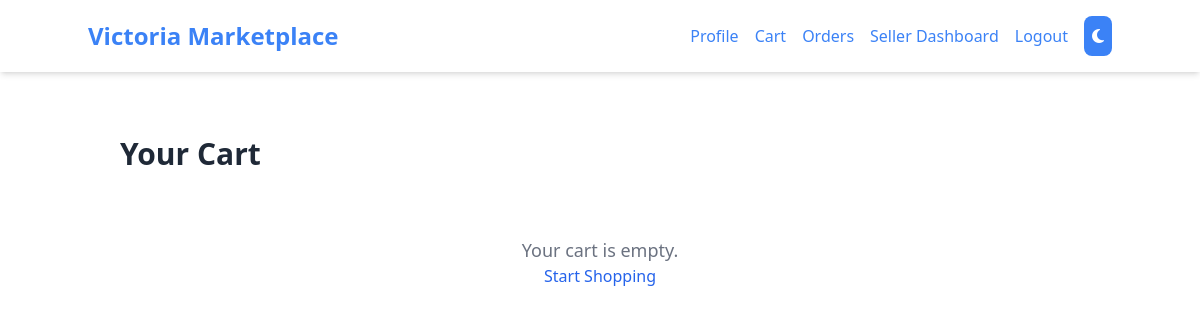
/cart/ (signed in), run on an earlier commit of the app's database.
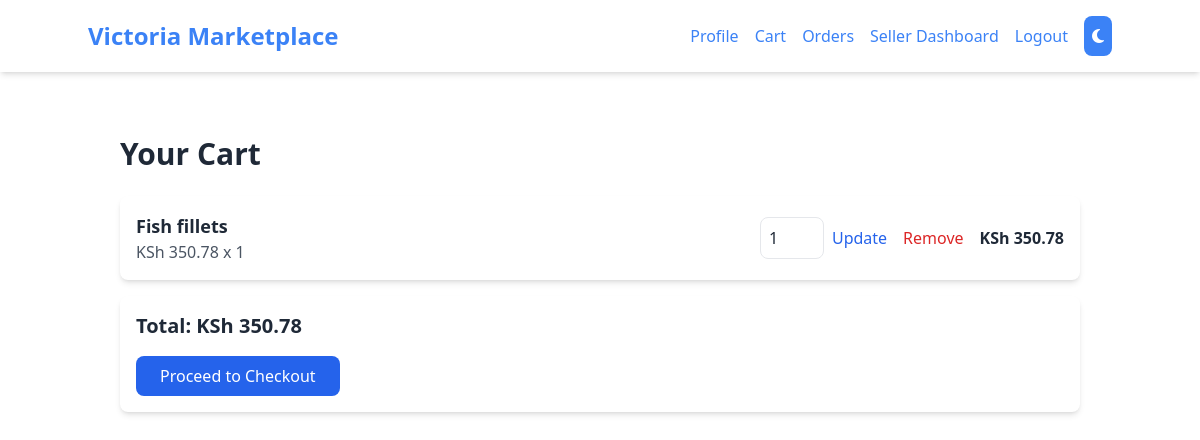
And on a later commit of the database.
### marketplace/models.py (models this page shows, shortened)
class CartItem(models.Model):
    cart = models.ForeignKey(Cart, on_delete=models.CASCADE, related_name='items', null=True)
    product = models.ForeignKey(Product, on_delete=models.CASCADE)
    quantity = models.PositiveIntegerField(default=1)

class Product(models.Model):
    name = models.CharField(max_length=200)
    description = models.TextField(blank=True)
    price = models.DecimalField(max_digits=10, decimal_places=2)
    category = models.ForeignKey(Category, on_delete=models.SET_NULL, null=True, blank=True)
    seller = models.ForeignKey(User, on_delete=models.CASCADE, related_name='products')
    image = models.ImageField(upload_to='products/', null=True, blank=True)
    created_at = models.DateTimeField(auto_now_add=True)
    rating = models.DecimalField(max_digits=3, decimal_places=1, default=0.0)

### marketplace/views.py (the view, shortened to what this page needs)
# urls.py: path('cart/', views.cart, name='cart'),
@login_required
def cart(request):
    cart = Cart.objects.filter(user=request.user).first()
    cart_items = CartItem.objects.filter(cart=cart) if cart else []
    cart_items_with_subtotal = [
        {'item': item, 'subtotal': item.product.price * item.quantity}
        for item in cart_items
    ]
    cart_total = sum(item['subtotal'] for item in cart_items_with_subtotal) if cart_items else 0
    return render(request, 'marketplace/cart.html', {
        'cart_items_with_subtotal': cart_items_with_subtotal,
        'cart_total': cart_total,
    })

### templates/marketplace/cart.html (shortened to what this page needs)
{% extends 'base.html' %}
{% block content %}
    <div class="container mx-auto px-4 py-8">
        <h1 class="text-3xl font-semibold text-gray-800 mb-6">Your Cart</h1>
        {% if cart_items_with_subtotal %}
            <div class="space-y-4">
                {% for entry in cart_items_with_subtotal %}
                    <div class="bg-white rounded-lg shadow-md p-4 flex flex-col sm:flex-row items-center justify-between gap-4 transform transition-all duration-300 hover:shadow-xl">
                        <div class="flex-1">
                            <h2 class="text-lg font-semibold text-gray-800">{{ entry.item.product.name }}</h2>
                            <p class="text-gray-600">KSh {{ entry.item.product.price }} x {{ entry.item.quantity }}</p>
                        </div>
                        <div class="flex items-center space-x-4">
                            <form method="post" class="flex items-center gap-2">
                                <input type="number" name="quantity" value="{{ entry.item.quantity }}" min="0" class="w-16 p-2 border rounded-lg focus:outline-none focus:ring-2 focus:ring-blue-500">
                                <button type="submit" class="text-blue-600 hover:underline">Update</button>
                            </form>
                            <form method="post">
                                <button type="submit" class="text-red-600 hover:underline">Remove</button>
                            </form>
                        </div>
                        <p class="text-gray-800 font-bold">KSh {{ entry.subtotal }}</p>
                    </div>
                {% endfor %}
                <div class="mt-6 bg-white p-4 rounded-lg shadow-md">
                    <h2 class="text-xl font-semibold text-gray-800">Total: KSh {{ cart_total }}</h2>
                    <a href="{% url 'marketplace:checkout' %}" class="mt-4 inline-block bg-blue-600 text-white py-2 px-6 rounded-lg hover:bg-blue-700 transition-colors duration-300">
                        Proceed to Checkout
                    </a>
                </div>
            </div>
        {% else %}
            <div class="text-center py-10">
                <p class="text-gray-500 text-lg">Your cart is empty.</p>
                <a href="{% url 'marketplace:home' %}" class="text-blue-600 hover:underline">Start Shopping</a>
            </div>
        {% endif %}
    </div>
{% endblock %}

What changed in the data, as far as the page shows it:
added CartItem: item.product.name "Fish fillets", item.product.price "350.78", item.quantity "1", quantity "1", subtotal "350.78"
Also different on the page:
{{ cart_total }}: (not shown) → "350.78"
text no longer shown: "Your cart is empty. Start Shopping"
text now shown: "Total: KSh Proceed to Checkout"
